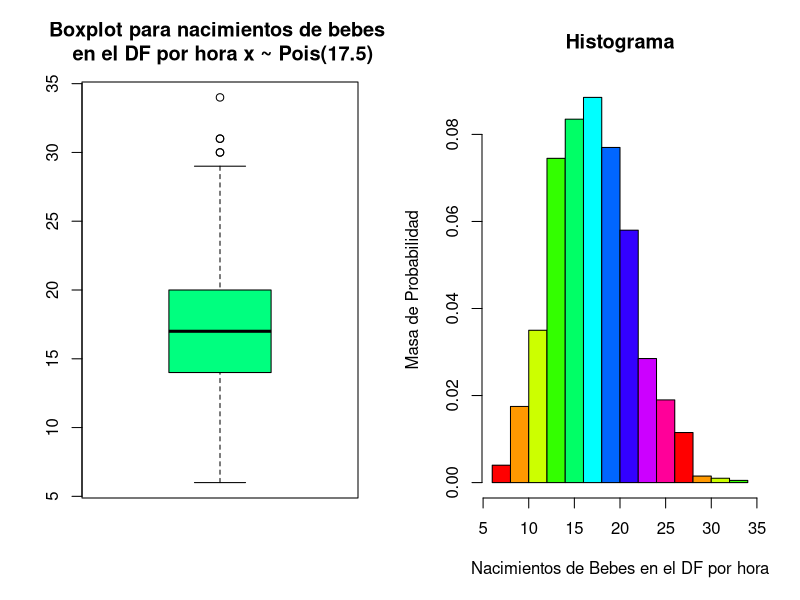
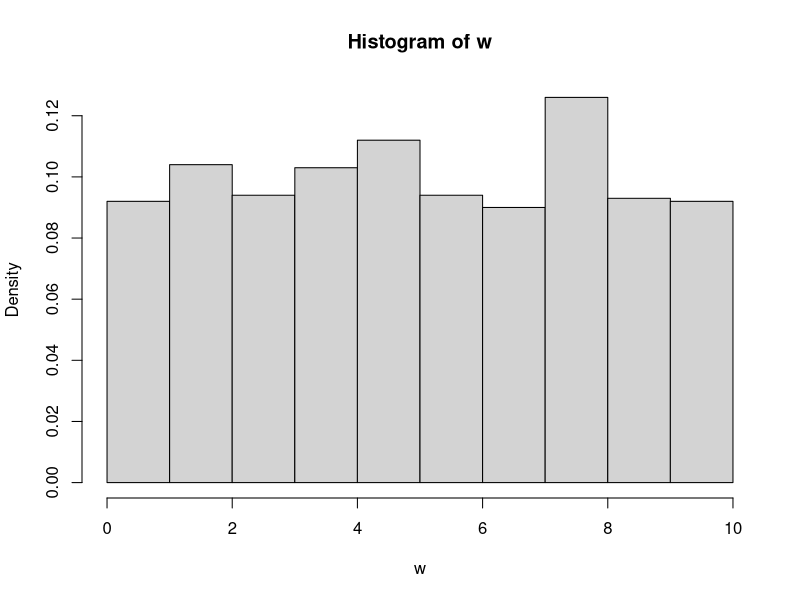
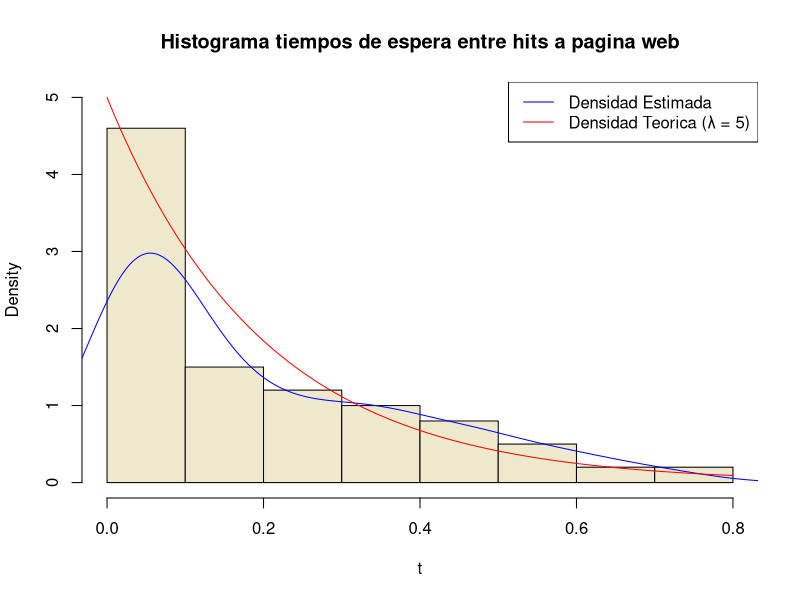
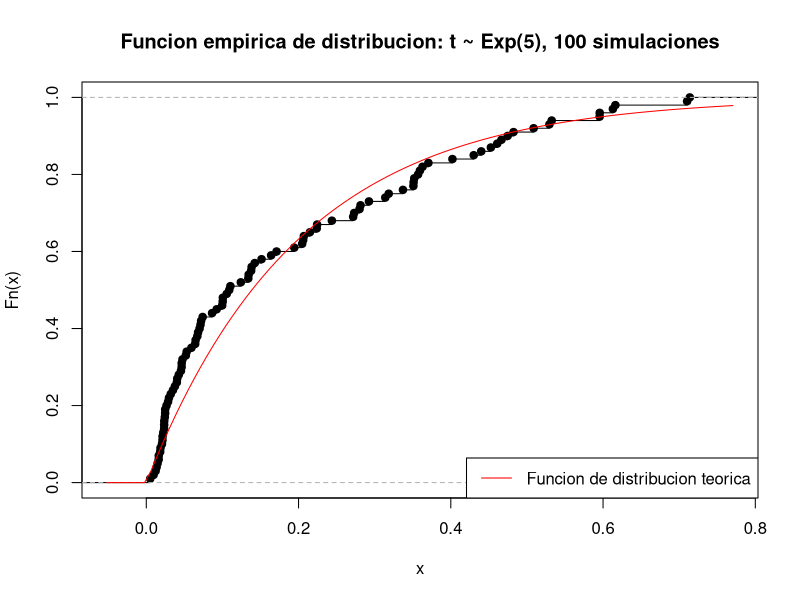
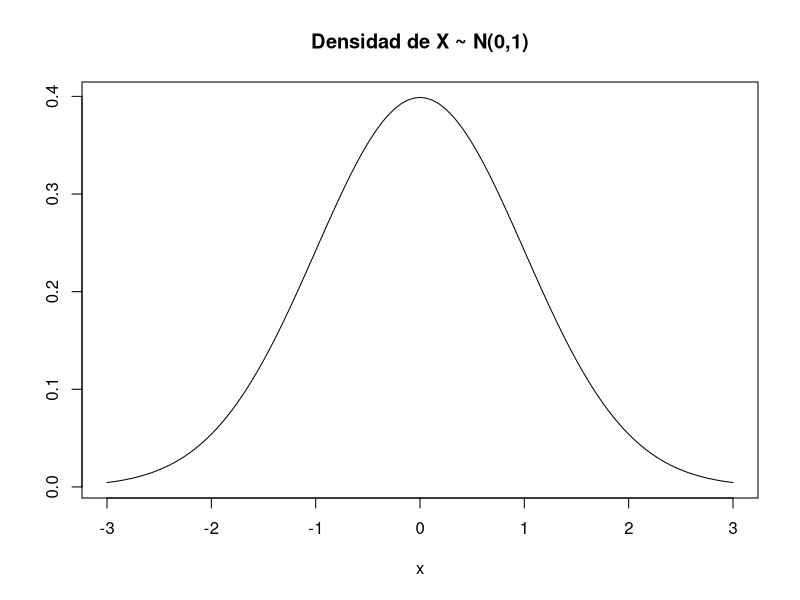
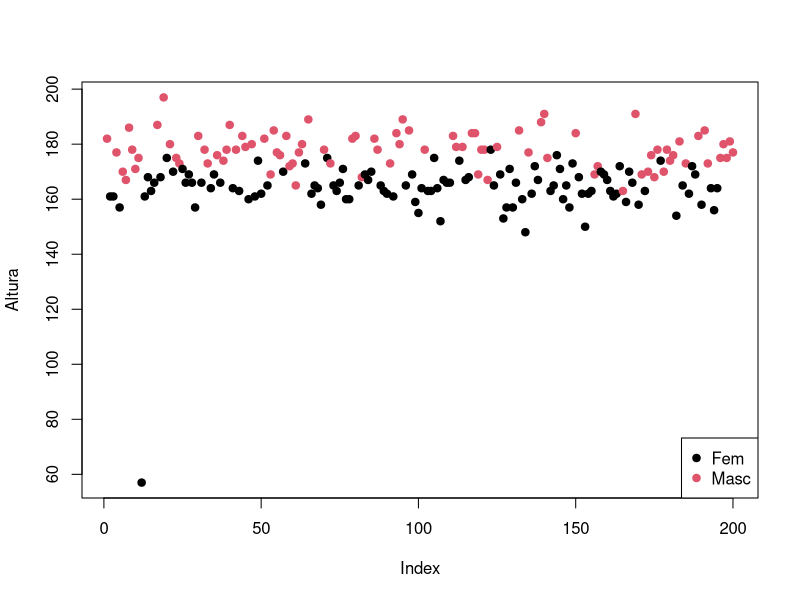
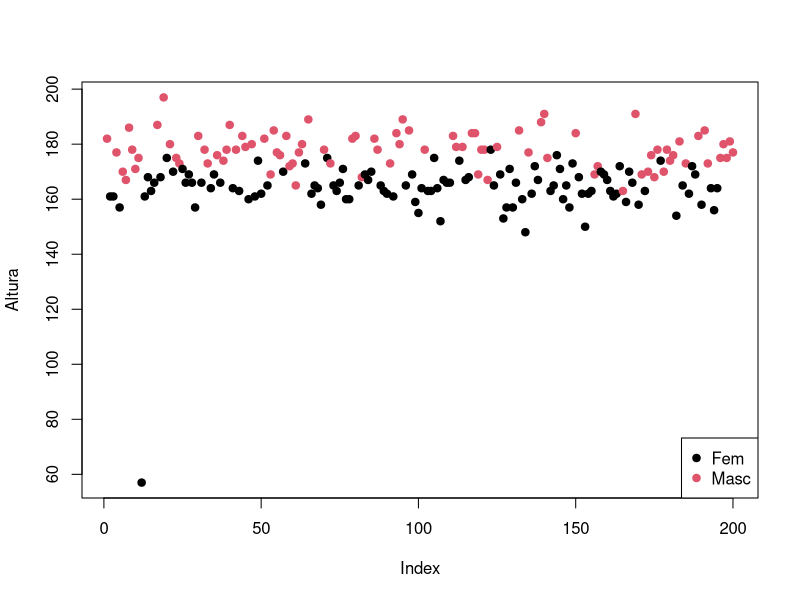
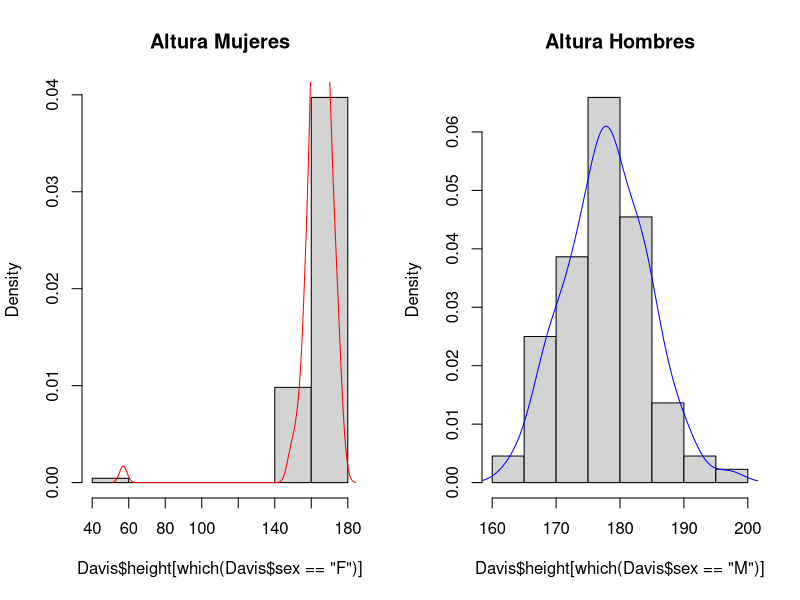

Recreate these plots in R, in order.
###############################################################################
#                             INTRODUCCION A R                                #
#                        AJUSTE DE DISTRIBUCIONES                             #
#                                                                             #
#                     ERNESTO JUVENAL BARRIOS ZAMUDIO                         # 
#                         PAULINA PRECIADO LOPEZ                              #  
#                             05 / Abr / 2014                                 #
###############################################################################

library(MASS)

###############################################################################
#------------------------------------------------------------------------------
# 4.2 Funciones de densidad, de distribucion, quantiles y generador aleatorio
#------------------------------------------------------------------------------

# Cada distribucion preconstruida en R tiene cuatro funciones. Para llamarlas se 
# utiliza un prefijo de una letra que indica la funcion y el nombre raíz de la
# distribución. 

# El nombre raíz de la distribucion normal es "norm", de la exponencial es "exp",
# de la binomial es "binom", etc. 

# Para ver una lista de las distribuciones usar 

  ?distributions

# Los prefijos de las funciones son:

  # p para la funcion de distribucion o probabilidad acumulada
  # d para la funcion de densidad o de masa de probabilidad
  # q para la funcion cuantil (inversa de la funcion de distribucion)
  # r para generar variables aleatorias de la distribucion especificada

# Por ejemplo, las funciones para la normal son: pnorm, rnorm, qnorm y dnorm

# Algunas de estas funciones tienen valores default para los parametros que 
# especifican las funciones que son comunes (e.g. media 0 y varianza 1 para la
# normal estandar)


#-------------------------------------------------------------------------------
# Distribuciones Discretas
#-------------------------------------------------------------------------------

# BINOMIAL: Bin(N,p)
#-------------------

# La distribucion binomial modela el numero de exitos en una secuencia de N
# experimentos independientes en que cada uno tiene una probabilidad p de ser
# exitoso

# Por ejemplo, el numero de aguilas que caeran en N = 10 lanzamientos de una
# moneda honesta (p = 0.5)

# Veamos sus funciones asociadas

  ?Binomial

# Notar los argumentos size (N) y prob (p)

# La funcion de masa es p(x) = choose(n, x) p^x (1-p)^(n-x)

# Supongamos que lanzaremos una moneda N = 20 veces donde la probabilidad de
# aguila (exito) es p = 0.5

  N <- 20; p <- 0.5

  dbinom(5, size = N, prob = p) 
    # Probabilidad de obtener 5 aguilas
  
  pbinom(5, size = N, prob = p) 
    # Probabilidad de obtener entre 0 y 5 aguilas

  qbinom(0.02069473, size = N, prob = p) 
    #El menor valor x de forma que la P[x <= x] = q

  rbinom(1, N, p)
    # Simular el numero de aguilas que se obtienen en 20 lanzamientos de una
    # moneda honesta


# Ejemplo para la exponencial

  (x.exp <- rexp(10, rate = 2)) # Muestra aleatoria de Exp(2)
  dexp(x = 1, rate = 4) # Funcion de densidad: f(x) = r*exp(-r*x)
  pexp(q = 2, rate = 1) # Funcion de distribucion: F(q) = 1 - exp(-r*q)
  qexp(p = .5, rate = 1) # Funcion de cuantiles: x: F(x) = p

# Otras distribuciones, como Pareto, Gumbel, etc. se encuentran en la libre-
# ria VGAM

# Geometrica: Geom(p)
#-------------------

# La distribucion geometrica modela la probabilidad de obtener el primer exito
# despues de cierto numero de experimentos, en los que cada uno tiene dos posi-
# bles resultados y la probabilidad de exito es p

# La funcion de masa tiene la forma P(X = x) = p * (1-p)^x. Usando el ejemplo
# de la moneda, la probabilidad de que la primera aguila salga en el tercer
# lanzamiento es P(X = 3) = (0.5) * (1-0.5)^3

# Veamos sus funciones asociadas

  ?Geometric

# El sufijo es "geom" y el parametro es la probabilidad de exito p

# Ejemplo: Supongamos que la probabilidad de sacar aguila para una moneda es 
# p = 0.3

  p  <- 0.3

  dgeom(3, prob = p) 
    # Probabilidad de obtener 3 soles y luego 1 aguila
  
  pgeom(3, prob = p) 
    # Probabilidad de obtener un aguila en el primero, segundo, tercero o
    # cuarto lanzamiento
  
  qgeom(0.99, prob = p) 
    #El menor valor x de forma que la P[x <= x] = q
  
  rgeom(10, prob = p)
    # Simular 10 experimentos o variables aleatorias con una distribucion
    # geometrica con probabilidad de exito p = 0.3

# Poisson: Poisson(λ)
#-------------------

# La distribucion Poisson se usa para modelar la probabilidad de que cierto
# numero de eventos ocurran en un intervalo fijo de tiempo (o en un espacio
# determinado), si se sabe que estos eventos ocurren a una tasa promedio cono-
# cida λ y que los tiempos de espera entre eventos son independientes

# La funcion de masa es p(x) = λ^x exp(-λ)/x!

# Ejemplos: numero de nacimientos por hora en un cierto dia, el numero de acci-
# dentes de trafico que ocurren en periferico entre San Antonio y Barranca del
# Muerto en un mes

# Veamos sus funciones asociadas

  ?Poisson

# El sufijo es "pois" y el parametro es la tasa promedio λ

# Ejemplo: Supongamos que los nacimientos en el DF ocurren aleatoriamente a una
# tasa promedio de k = 17.5 bebes por hora

  k <-  17.5
  
  dpois(25, lambda = k)
  # Probabilidad de que nazcan 25 bebes en una hora
  
  1 - ppois(10, k) 
  # Probabilidad de que nazcan al menos 10 bebes en una hora
  
  qpois(0.5, k) 
  # El menor valor x de forma que la P[x <= x] = q. En este caso, la mediana de
  # una variable Poisson(17.5)
  
  (y <- rpois(1000, lambda = k))
  # Simular mil realizaciones. Analicemos este vector. ¿Que observamos?
    summary(y)
    
    par(mfrow=c(1,2))
    boxplot(y, main = "Boxplot para nacimientos de bebes \n en el DF por hora x ~ Pois(17.5)",
            col = "springgreen")
    hist(y, freq = F, xlab = "Nacimientos de Bebes en el DF por hora", main = "Histograma",
         ylab = "Masa de Probabilidad", col = rainbow(10))

#-------------------------------------------------------------------------------
# Distribuciones Continuas
#-------------------------------------------------------------------------------

# Uniforme: U(a,b)
#-------------------

# La uniforme tiene un soporte definido por dos numeros a<=b con la propiedad de que todos
# los intervalos entre a y b que tengan la misma longitud son igualmente probables.

# Por ejemplo, X ~ U(0,1). P[0 < X < 1/3] = P[1/3 < X < 2/3]

# La funcion de densidad tiene la forma f(x) = 1/(b-a) y la funcion de distribucion
# P[X <= x] = F(x) = x/(b-a) para x en el intervalo (a,b)

# Veamos sus funciones asociadas

  ?Uniform

# El sufijo es "unif" y los parametros son el soporte: min y max (a y b)

# Pensemos en un ejemplo. Imagina que tenemos una rueda que gira de circunferencia 10m, conç
# marcas en 0, 1, 2, ..., 10 y una aguja que marca un punto en la rueda cuando se detiene

  punif(1, 0, 10)
    # Probabilidad de que la aguja se detenga entre el 0 y el 1

  qunif(c(0.25,0.5, 0.75), 0, 10)
    # Los cuartiles y la mediana de la distribucion

  w <- runif(1000, 0, 10)
    # Simulemos 1000 giros de la rueda
      summary(w)
      par(mfrow = c(1,1))
      hist(w, freq = F)
  
  
# Exponencial: Exp(λ)
#-------------------

# La distribucion exponencial sirve para modelar los tiempos de espera entre la ocurrencia
# de eventos de un proceso Poisson. Los eventos ocurren continuamente y de forma indepen-
# diente a una tasa constante promedio λ > 0 

# La funcion de densidad tiene la forma f(x) = λ*exp(-λ*x) y la funcion de distribucion
# F(x) = 1 - exp(-λ*x)

#Veamos sus funciones asociadas

  ?Exponential

# El parametro es "rate", la tasa promedio y el nombre clave es "exp"

# Ejemplo: los hits a una pagina web suceden a una tasa promedio de 5 por minuto. Empezamos
# a observar esta pagina en la manana (t = 0). 

  pexp(.5, rate = 5)
    #Probabilidad de que esperemos entre 0 y 30s para que ocurra el primer hit
    
  pexp(10/60, 5) - pexp(5/60, 5)
    #Probablidad de que esperemos entre 5s y 10s para que ocurra el primer hit

  qexp(p = 0.5, rate = 5)
    #Que tiempo de espera tiene probabiidad acumulada de 0.5
  
# La exponencial tiene la propiedad de "no tener memoria". Esto significa en nuestro ejemplo
# que el tiempo de espera para que ocurra el segundo hit es independiente del tiempo que
# esperamos para que ocurriera el primero

# Simulemos tiempos de espera y visualicemos la distribucion

  (t <- rexp(100, rate = 5))

  summary(t)

  hist(t, freq = F, ylim = c(0, 5), col = "cornsilk2", main = "Histograma tiempos de espera entre hits a pagina web")
  lines(density(t), col = "blue")
  curve(dexp(x, rate = 5), add = T, col = "red")
  legend("topright", c("Densidad Estimada", "Densidad Teorica (λ = 5)"),
         col = c("blue", "red"), lwd = c(1,1))

# Tambien podemos visualizar la funcion empirica de distribucion o probabilidad acumulada
# con la funcion ecdf

  ?ecdf

  plot(ecdf(t), main ="Funcion empirica de distribucion: t ~ Exp(5), 100 simulaciones")
  curve(pexp(x, rate = 5), add = T, col = "red")
  legend("bottomright", "Funcion de distribucion teorica", lwd = 1, col = "red")

# Normal: N(m,s)
#-------------------

# La distribucion normal es una de las mas importantes y comunes. Tiene dos parametros:
# la media m y la desviacion estandar s

# La funcion de densidad es f(x) = 1/(sqrt(2*pi) s) exp^(-((x - m)^2/(2 s^2)))

# Veamos sus funciones asociadas

  ?Normal

# La clave es "norm" y los parametros son mean y sd (media y desviacion estandar), con
# valores default 0 y 1 respectivamente

# Algunas propiedades:

  # La funcion de densidad es simetrica y tiene forma de campana

  curve(dnorm(x), -3, 3, main = "Densidad de X ~ N(0,1)", ylab ="")

  # La media, mediana y moda son iguales

  # 50% de la probabilidad se acumula por debajo de la media

  qnorm(0.5, mean = 0, sd = 1)

  # La probabilidad acumulada entre -s y s (una desviacion estandar por abajo y por arriba)
  # de la media es aproximadamente 68%

  pnorm(1, mean = 0, sd = 1) - pnorm(-1, mean = 0, sd = 1)

  # Entre 2 desviaciones estandar por arriba y por debajo de la media es aprox. 95%

  pnorm(2, mean = 0, sd = 1) - pnorm(-2, mean = 0, sd = 1)

# Algunos ejemplos:
  # Altura de personas, arboles, etc.
  # IQ

# Tomemos por ejemplo los datos Davis de la libreria car

  library(car)
  head(Davis)

# Grafiquemos la altura con colores por sexo

  plot(Davis$height, col = Davis$sex, pch = 19, ylab = "Altura")
  legend("bottomright", c("Fem", "Masc"), col = c(1,2), pch = 19)

# Hay un punto "extrano"

  (raro <- identify(Davis$height))
  Davis[raro,]

# La altura y el peso fueron invertidos, hay que corregirlo

  Davis[raro,2:3] <- Davis[raro,3:2]

  plot(Davis$height, col = Davis$sex, pch = 19, ylab = "Altura")
  legend("bottomright", c("Fem", "Masc"), col = c(1,2), pch = 19)

# Veamos la densidad estimada por genero con histogramas
  par(mfrow = c(1,2))
  hist(Davis$height[which(Davis$sex == "F")], main = "Altura Mujeres", freq = F)
  lines(density(Davis$height[which(Davis$sex == "F")]), col = "red")
  
  hist(Davis$height[which(Davis$sex == "M")], main = "Altura Hombres", freq = F)
  lines(density(Davis$height[which(Davis$sex == "M")]), col = "blue")

# Y las funciones empiricas de distribucion agregando las curvas de distribucion teorica con
# medias y desviaciones estandar estimadas de cada grupo

  med.muj <- mean(Davis$height[which(Davis$sex == "F")])
  med.hom <- mean(Davis$height[which(Davis$sex == "M")])
  sd.muj <- sd(Davis$height[which(Davis$sex == "F")])
  sd.hom <- sd(Davis$height[which(Davis$sex == "M")])

  plot(ecdf(Davis$height[which(Davis$sex == "F")]), main = "Altura Mujeres")
  curve(pnorm(x, mean = med.muj, sd = sd.muj), col = "red", add = T)

  plot(ecdf(Davis$height[which(Davis$sex == "M")]), main = "Altura Hombres")
  curve(pnorm(x, mean = med.hom, sd = sd.hom), col = "blue", add = T)

# Gamma: Gam(sh,sc)
#-------------------

# La distribucion gamma tiene dos parametros: escala (scale) y forma (shape)

# Se usa en muchos contextos. Algunos ejemplos

  # Precipitacion pluvial acumulada en una ciudad
  # El monto agregado de reclamos a una aseguradora
  # Consumo energetico en millones de kilovatios por hora en el DF

# Puede pensarse que sirve para modelar el tiempo que hay que esperar para que ocurra
# un numero especifico de eventos que ocurren conforme una distribucion Poisson 

# Veamos sus funciones asociadas

  ?GammaDist

# El sufijo se gamma y los parametros son shape y rate. Notar que shape no tiene valores
# predeterminados

# Supongamos el el consumo diario de energia electrica en una ciudad pequena en millones
# de KW/hora es una variable aleatoria Gamma con shape = 3 y rate = 0.5 y que la unica
# planta de la ciudad tiene una capacidad diaria de 10 millones de KW/hora 

# ¿Cual es la probabilidad de que el abastecimiento sea insuficiente en un dia cualquiera?

  1- pgamma(10, shape = 3, rate = 0.5)  #P[X > 10]

# ¿Cual es la probabilidad de que el consumo en un dia cualquiera estre entre 5 y 8 
# millones de KW/hora?

  pgamma(8, shape = 3, rate = 0.5) - pgamma(5, shape = 3, rate = 0.5) #P[5 < X < 8]

# La distribucion Gamma es muy flexible, puede tener muchas formas

  par(mfrow=c(1,1))
  curve(dgamma(x, shape = 1, rate = 2), 0, 5)
  curve(dgamma(x, shape = 1, rate = .5), 0, 5, add = T, col = 2)
  curve(dgamma(x, shape = 2, rate = 2), 0, 5, add = T, col = 3)
  curve(dgamma(x, shape = 9, rate = 5.5), 0, 5, col = 4, add = T)

